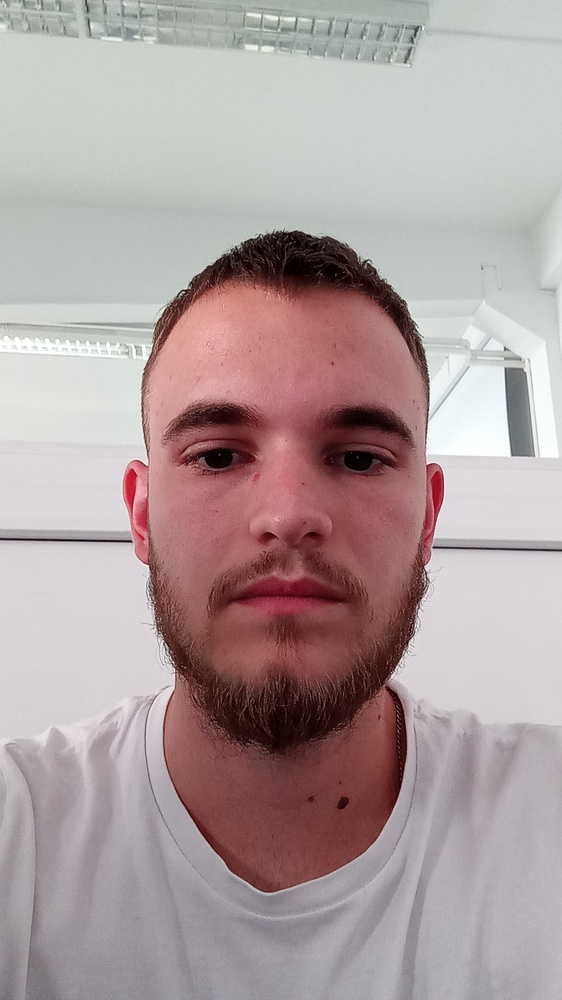
#> input picture rain/backend/python/training/karlo/1654610920200.jpg, 562 x 1000 px, shrunk from 2304 x 4096 before the run, given as the content of the folder images, which was not available
$ python faces.py
#> lines starting #> are read from the running program, lines starting #| are printed output that depends on the picture; after the words box and inside, x2 and y2 are one past the last pixel; in counts of white or black regions, pixels touching at a corner belong together; long printed decimals are rounded; pictures that were not available may be replaced by others from this repository, and a replacement may not be noted
from threading import Thread
import numpy as np
import cv2
import pickle
import os
import time
from PIL import Image

threadZakljucil=False	#True....thread je naredil nov trainer.yml in labels.pickle

# [67 lines left out: function lbp, not called in this run]

def treniranje():
	stDirekorijev=0
	while True:
		print("TRENIRANJE CAKA")
		time.sleep(0.5)
		if(len(next(os.walk('training'))[1])>stDirekorijev):
			print("TRENIRANJE ...")
			stDirekorijev=len(next(os.walk('training'))[1])

			BASE_DIR=os.path.dirname(os.path.abspath(__file__)) #preisci vse slike v direktoriju "training"
			image_dir=os.path.join(BASE_DIR, "training")

			face_cascade=cv2.CascadeClassifier('cascades/data/haarcascade_frontalface_alt2.xml')
			recognizer=cv2.face.LBPHFaceRecognizer_create()

			current_id=0
			label_ids={}
			y_labels=[]
			x_train=[]

			for root, dirs, files in os.walk(image_dir):
				for file in files:
					if file.endswith("png") or file.endswith("jpg"):
						path=os.path.join(root,file)
						label=os.path.basename(os.path.dirname(path)) #label je ime mape, kjer je slike timotej/vanesa/karlo
						print(label, path)
						if not label in label_ids:
							label_ids[label]=current_id
							current_id+=1

						id_=label_ids[label]

						pil_image = Image.open(path).convert("L") #pretvori v crnobelo
						image_array=np.array(pil_image, "uint8") #pretvori sliko v numpy array
						faces=face_cascade.detectMultiScale(image_array)

						for(x,y,w,h) in faces:
							roi=image_array[y:y+h, x:x+w]
							x_train.append(roi)
							y_labels.append(id_)


			with open("labels.pickle", "wb") as f:
				pickle.dump(label_ids, f)

			recognizer.train(x_train, np.array(y_labels))
			recognizer.save("trainer.yml")

			global threadZakljucil
			threadZakljucil=True


treningThread = Thread(target=treniranje)
treningThread.start()
while True:
	if(threadZakljucil==True):
		break
	# pocakaj, da se naredijo prvi podatki ob zagoni skripte

face_cascade=cv2.CascadeClassifier('cascades/data/haarcascade_frontalface_alt2.xml')
recognizer = cv2.face.LBPHFaceRecognizer_create()
recognizer.read("trainer.yml")
labels={"person_name":1}
with open("labels.pickle", 'rb') as f:
	og_labels=pickle.load(f)
	labels={v:k for k,v in og_labels.items()}

while True:
	if(threadZakljucil==True):
		print("NALAGANJE NOVEGA trainer.yml")
		recognizer = cv2.face.LBPHFaceRecognizer_create()
		recognizer.read("trainer.yml")
		labels={"person_name":1}
		with open("labels.pickle", 'rb') as f:
			og_labels=pickle.load(f)
			labels={v:k for k,v in og_labels.items()}
		threadZakljucil=False


	print("PREPOZNAVA CAKA")
	recognitionFile = open('recognition.txt', 'a')
	vseSlike = os.listdir("images")
	time.sleep(0.5)
	for x in range(len(vseSlike)):
		potDoSlike="images/"
		potDoSlike+=vseSlike[x]
		print(potDoSlike)

		recognitionFile.write("\n")
		recognitionFile.write(vseSlike[x])
		#recognitionFile.write("\n")

		frame=cv2.imread(potDoSlike)
#> frame is the input picture: shape (1000, 562, 3); mean B, G, R 159.9, 159.3, 175
		#zaznaj obraz
		gray=cv2.cvtColor(frame, cv2.COLOR_BGR2GRAY)
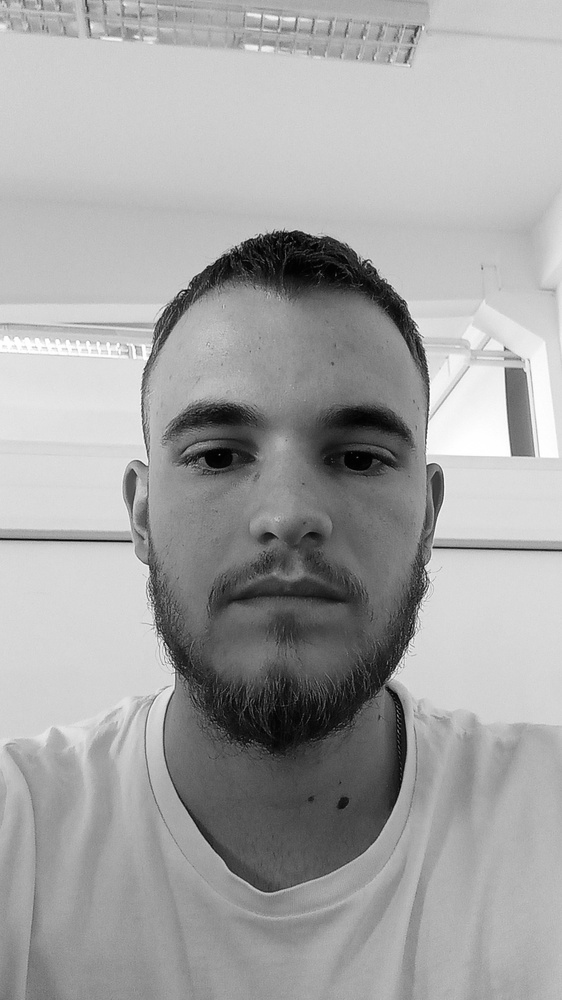
#> gray: shape (1000, 562); min 1, max 255, mean 164.1
		faces=face_cascade.detectMultiScale(gray, scaleFactor=1.5, minNeighbors=1)
#> faces = [[111, 327, 342, 342]]
		for(x,y,w,h) in faces:
			#print(x,y,w,h)
			roi_gray=gray[y:y+h, x:x+w]
			roi_color = frame[y:y + h, x:x + w]

			id_, conf=recognizer.predict(roi_gray)
			print(labels[id_], conf)

			recognitionFile.write("\n")
			recognitionFile.write(labels[id_])

			#narisi okvir
			color=(255,0,0)
			stroke=2
			width=x+w
			height=y+h
			cv2.rectangle(frame, (x,y), (width, height), color, stroke)
#> this loop made 1 pass
#> (x, y, w, h, id_, conf, color, stroke) on pass 1: (111, 327, 342, 342, 0, 8.41, (255, 0, 0), 2)
#| karlo 8.411
#> pass 1, `roi_gray=gray[y:y+h, x:x+w]`:
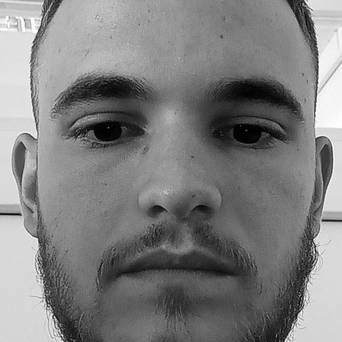
#> roi_gray: shape (342, 342); min 1, max 255, mean 127
#> pass 1, `roi_color = frame[y:y + h, x:x + w]`:
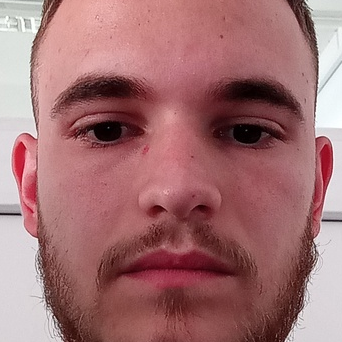
#> roi_color: shape (342, 342, 3); mean B, G, R 113.7, 112, 161.6
#> after the loop:
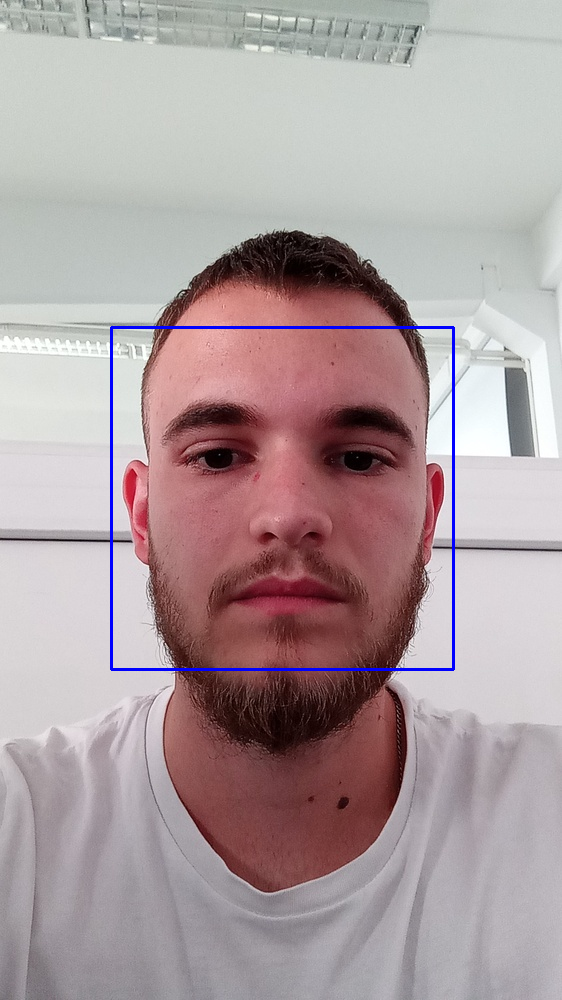
#> frame: shape (1000, 562, 3); 0.73% of pixels changed, all inside (x1, y1, x2, y2) = (110, 326, 455, 671)

		#izbrisi datoteko
		os.remove(potDoSlike)

$ run again, on rain/backend/python/training/timotej/timotej0310.png
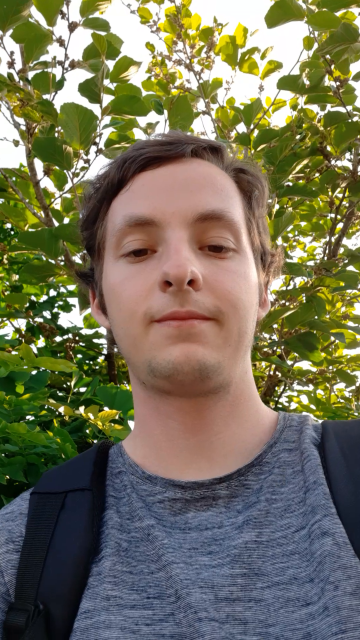
#> input picture rain/backend/python/training/timotej/timotej0310.png, 360 x 640 px, given as the content of the folder images, which was not available
#> frame is the input picture: shape (640, 360, 3); mean B, G, R 88.4, 113, 116.7
#> faces = [[73, 155, 228, 228]]
#> the loop `for(x,y,w,h) in faces:` made 1 pass
#> (x, y, w, h, id_, conf, color, stroke) on pass 1: (73, 155, 228, 228, 2, 41.89, (255, 0, 0), 2)
#> (printed output is left out)
#> pass 1, `roi_color = frame[y:y + h, x:x + w]`:
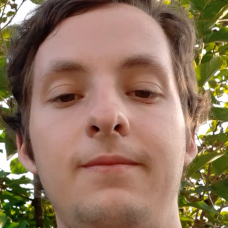
#> roi_color: shape (228, 228, 3); mean B, G, R 93.3, 116.8, 144
#> after the loop `for(x,y,w,h) in faces:`:
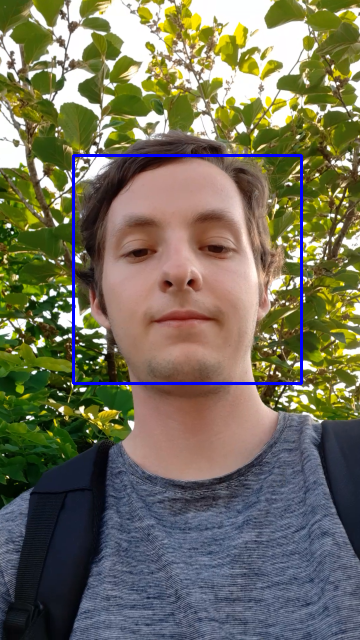
#> frame: shape (640, 360, 3); 1.19% of pixels changed, all inside (x1, y1, x2, y2) = (72, 154, 303, 385)

$ run again, on rain/backend/python/training/timotej/timotej0365.png
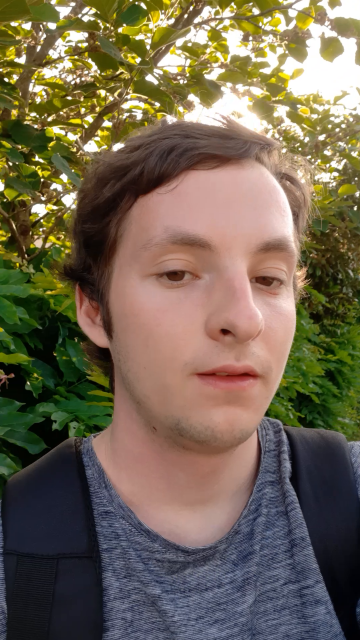
#> input picture rain/backend/python/training/timotej/timotej0365.png, 360 x 640 px, given as the content of the folder images, which was not available
#> frame is the input picture: shape (640, 360, 3); mean B, G, R 81.4, 102.2, 114.8
#> `gray=cv2.cvtColor(frame, cv2.COLOR_BGR2GRAY)`:
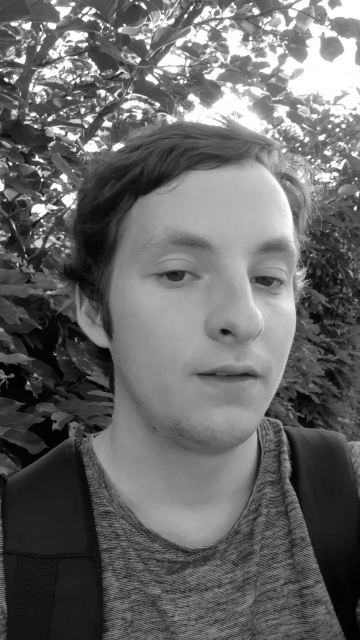
#> gray: shape (640, 360); min 1, max 255, mean 103.6
#> faces = [[243, 33, 45, 45], [115, 185, 228, 228]]
#> the loop `for(x,y,w,h) in faces:` made 2 passes
#> (x, y, w, h, id_, conf, color, stroke) on passes 1 to 2: (243, 33, 45, 45, 2, 157.3, (255, 0, 0), 2), (115, 185, 228, 228, 2, 7.85, (255, 0, 0), 2)
#> (printed output is left out)
#> after the loop `for(x,y,w,h) in faces:`:
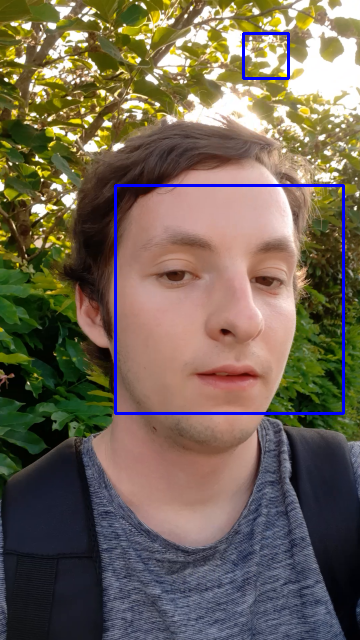
#> frame: shape (640, 360, 3); 1.42% of pixels changed, all inside (x1, y1, x2, y2) = (114, 32, 345, 415)

$ run again, on rain/backend/python/training/vanesa/vanesa0001.png
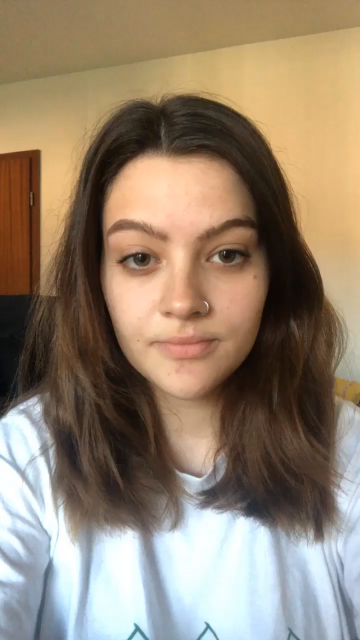
#> input picture rain/backend/python/training/vanesa/vanesa0001.png, 360 x 640 px, given as the content of the folder images, which was not available
#> frame is the input picture: shape (640, 360, 3); mean B, G, R 111.1, 131, 148.9
#> faces = [[74, 163, 228, 228]]
#> the loop `for(x,y,w,h) in faces:` made 1 pass
#> (x, y, w, h, id_, conf, color, stroke) on pass 1: (74, 163, 228, 228, 1, 24.85, (255, 0, 0), 2)
#> (printed output is left out)
#> pass 1, `roi_color = frame[y:y + h, x:x + w]`:
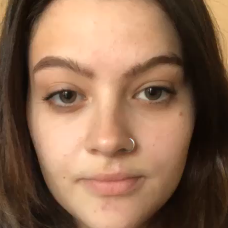
#> roi_color: shape (228, 228, 3); mean B, G, R 81.5, 105.6, 140.4
#> after the loop `for(x,y,w,h) in faces:`:
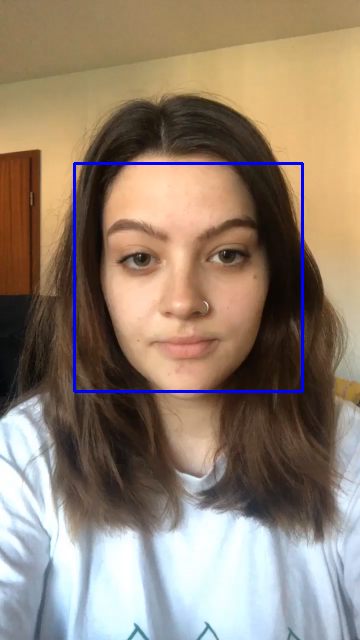
#> frame: shape (640, 360, 3); 1.19% of pixels changed, all inside (x1, y1, x2, y2) = (73, 162, 304, 393)
